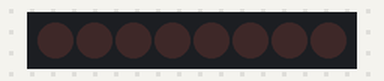
Bench run of a sketch on a simulated Arduino Uno, built with avr-gcc and run on an emulated ATmega328P. On the bench: 8 shift-register outputs drawn as a row of LEDs (first output left, lit = HIGH). Wiring (inferred from the names in the program): shift register (74HC595): data pin 11; shift clock pin 12; latch pin 8. Wiring (inferred from the signals the program sends): row of LEDs: on Q0, Q1, Q2, Q3, Q4, Q5, Q6, Q7.

Above: at 0.16 s.
At 0.8 s:
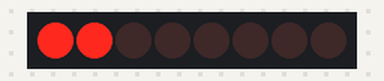
At 1.44 s:
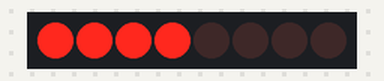
At 2.72 s:
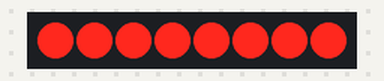
At 4.64 s:
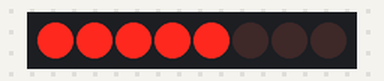
At 6.24 s:
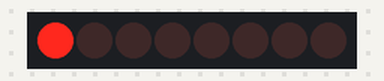
Timing chart, 0 to 6.6 s (numbered marks = the images above):
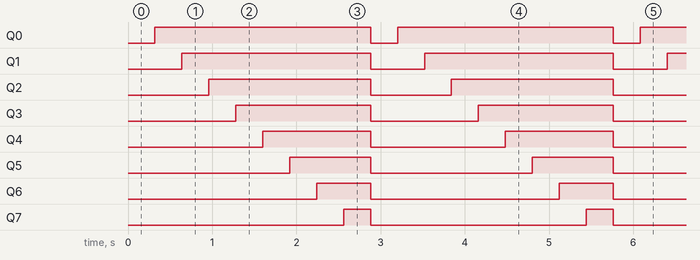

The sketch:

Projeto_054_74HC595_com_Barra_Progressiva.ino
```cpp
// Projeto 054 - 74HC595 com Barra Progressiva
// Arduino Uno | Arduino Neon Lab

const byte DADOS=11,CLOCK=12,LATCH=8;
void setup(){pinMode(DADOS,OUTPUT);pinMode(CLOCK,OUTPUT);pinMode(LATCH,OUTPUT);}
void loop(){
 for(byte n=0;n<=8;n++){
  byte mascara=(n==8)?255:((1<<n)-1);
  digitalWrite(LATCH,LOW);shiftOut(DADOS,CLOCK,MSBFIRST,mascara);
  digitalWrite(LATCH,HIGH);delay(320);
 }
}
```

Measured:
- by itself, Q0: alternates HIGH for 2.6 s and LOW for 0.32 s
- by itself, Q1: alternates HIGH for 2.2 s and LOW for 0.64 s
- by itself, Q2: alternates HIGH for 1.9 s and LOW for 0.96 s
- by itself, Q3: alternates HIGH for 1.6 s and LOW for 1.3 s
- by itself, Q4: alternates HIGH for 1.3 s and LOW for 1.6 s
- by itself, Q5: alternates HIGH for 0.96 s and LOW for 1.9 s
- by itself, Q6: alternates HIGH for 0.64 s and LOW for 2.2 s
- by itself, Q7: alternates HIGH for 0.32 s and LOW for 2.6 s
